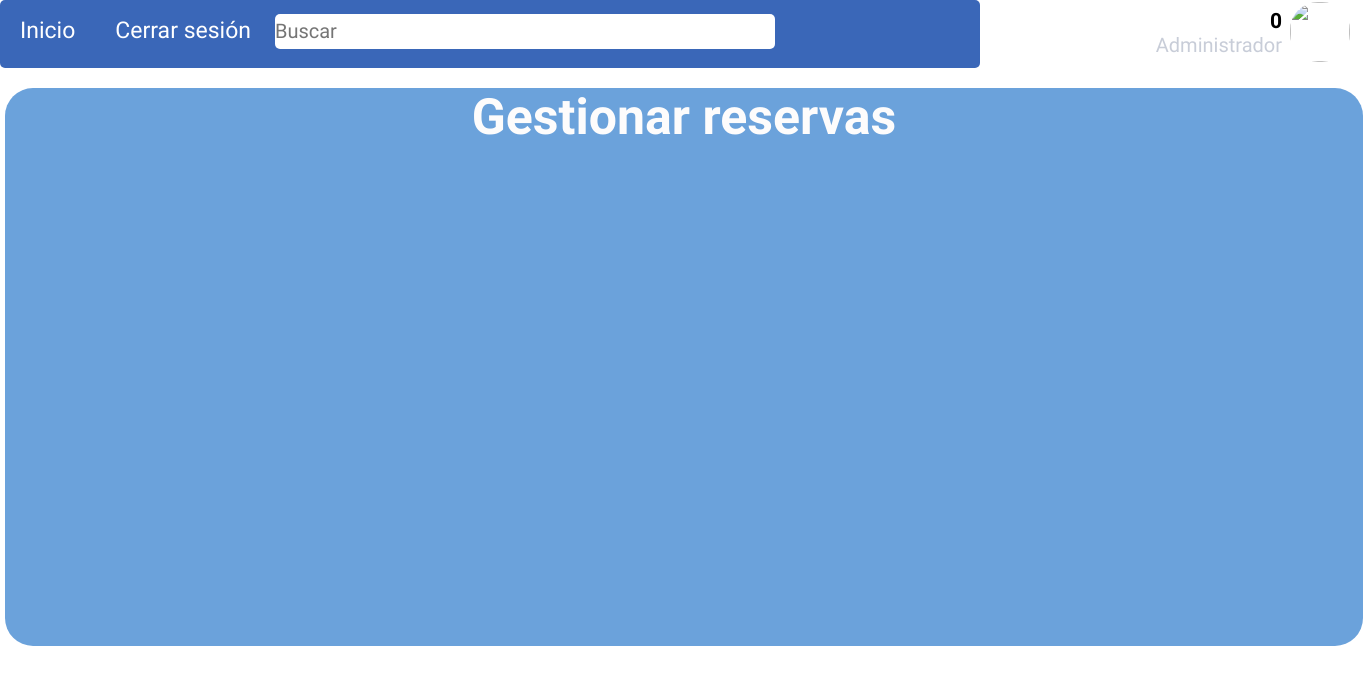
The page /admin/dashboard/reservas/listar/ on the database as committed earlier.
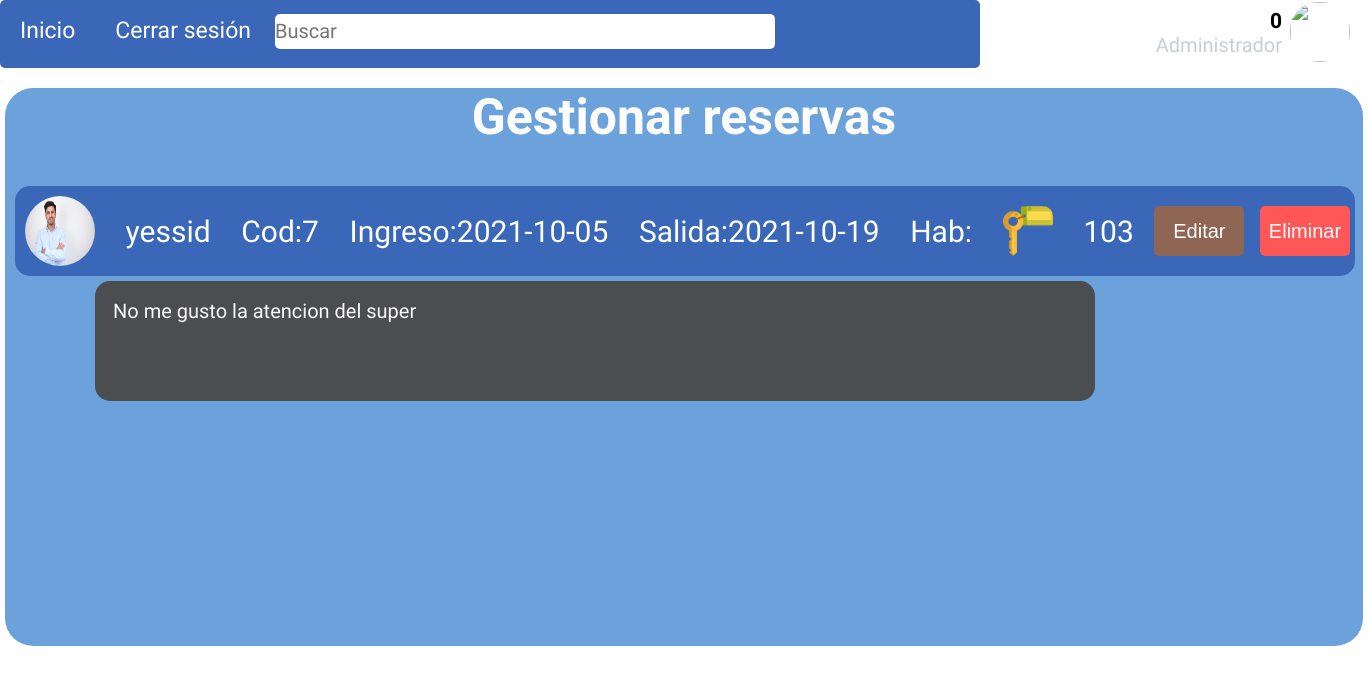
The same page on the database as committed later.
### tables this page shows
CREATE TABLE reserva (idreserva INTEGER PRIMARY KEY AUTOINCREMENT, fechaingreso DATE NOT NULL, fechasalida DATE NOT NULL, idusuario INTEGER REFERENCES usuario (idusuario) ON DELETE NO ACTION ON UPDATE CASCADE, idhabitacion TEXT REFERENCES habitacion (idhabitacion) ON DELETE NO ACTION ON UPDATE CASCADE);

CREATE TABLE usuario (idusuario INTEGER PRIMARY KEY AUTOINCREMENT, nombre TEXT, user TEXT NOT NULL, password VARCHAR NOT NULL, email TEXT NOT NULL, rol TEXT);

CREATE TABLE comentario (idcomentario INTEGER PRIMARY KEY AUTOINCREMENT, puntuacion INTEGER, comentario TEXT, idhabitacion TEXT REFERENCES habitacion (idhabitacion) ON DELETE CASCADE ON UPDATE CASCADE, idusuario TEXT REFERENCES usuario (idusuario) ON DELETE NO ACTION ON UPDATE CASCADE);

### app.py (the view)
@app.route('/admin/dashboard/reservas/listar/',methods=["GET","POST"])
def reserva_listar():
    try:
        with sqlite3.connect('dbh.db') as con:
            print("Linea 392")
            con.row_factory=sqlite3.Row
            cur = con.cursor()
            cur.execute("SELECT * FROM usuario INNER JOIN reserva ON usuario.idusuario=reserva.idusuario INNER JOIN habitacion ON reserva.idhabitacion=habitacion.idhabitacion INNER JOIN comentario ON habitacion.idhabitacion=comentario.idhabitacion WHERE reserva.idusuario=comentario.idusuario")
            row=cur.fetchall()
            return render_template("gestionarreserva.html",row=row, nombre=log.nombre)
    except Error:
        return "Error"

### templates/gestionarreserva.html (shortened to what this page needs)
<!DOCTYPE html>
<html lang="en">
<head>
    <link rel="stylesheet" href="{{url_for('static',filename='css/gestionarreservas.css')}}">
</head>
<body>
    <header>
        <div class="dash_container">
            <div class="menu_dashboard">
                <ul>
                    <li><a href="/index"> Inicio</a></li>
                    <li><a href="/logout" class="form_link" id="Logout">Cerrar sesión</a></li>
                </ul>
                <input type="search" name="searchadmin" id="searchadmin" placeholder="Buscar">
            </div>
            <div class="menu_dash_nombre">
                <h1>{{ nombre }}</h1>
                <P>Administrador</P>
            </div>
            <div class="menu_dashimg">
                <img src="/static/img/pexels-rodnae-productions-7821936.jpg" alt="" id="imgadmin">
            </div>
        </div>
    </header>
    <section>
        <div class="container_gestionreserva">
            <div class="fondo" >
                <div class="titulo">
                    <h1> Gestionar reservas</h1>
                </div>
                <div class="fondo_azul">
                        {% for r in row %}
                            <div class="elementos_reserva">
                                <img src="/static/img/joven-confiado_1098-20868.webp" alt="">
                                <p class="nombre">{{ r["nombre"] }}</p> <p class="codigo">Cod:{{ r["idreserva"] }}</p>
                                <p class="codigo">Ingreso:{{ r['fechaingreso'] }}</p>
                                <p class="codigo">Salida:{{ r['fechasalida'] }}</p>
                                <p class="codigo">Hab:</p>
                                <img src="/static/img/llave-de-la-habitacion.png" alt="" id="imgllave">
                                <p id="numero">{{ r["idhabitacion"] }}</p>
                                <a href="{{ url_for('reserva_editar',idreserva=r['idreserva'], idhab=r['idhabitacion'],ingre=r['fechaingreso'],sali=r['fechasalida']) }}"><input type="submit" value="Editar" id="Editar"></a>
                                <a href="{{ url_for('reserva_delete',id=r['idreserva'])}}"><input type="submit" value="Eliminar" id="Eliminar"  ></a>
                            </div>
                            <div class="comentarios">
                                <ul>
                                    <li><p>{{ r["comentario"] }}</p></li>
                                </ul>
                            </div>
                        {% endfor %}
                </div>
            </div>
        </div>
    </section>
</body>
</html>

Rows that differ between the two databases and show on the page:
added reserva: nombre "yessid", idreserva "7", fechaingreso "2021-10-05", fechasalida "2021-10-19", idhabitacion "103", comentario "No me gusto la atencion del super"
